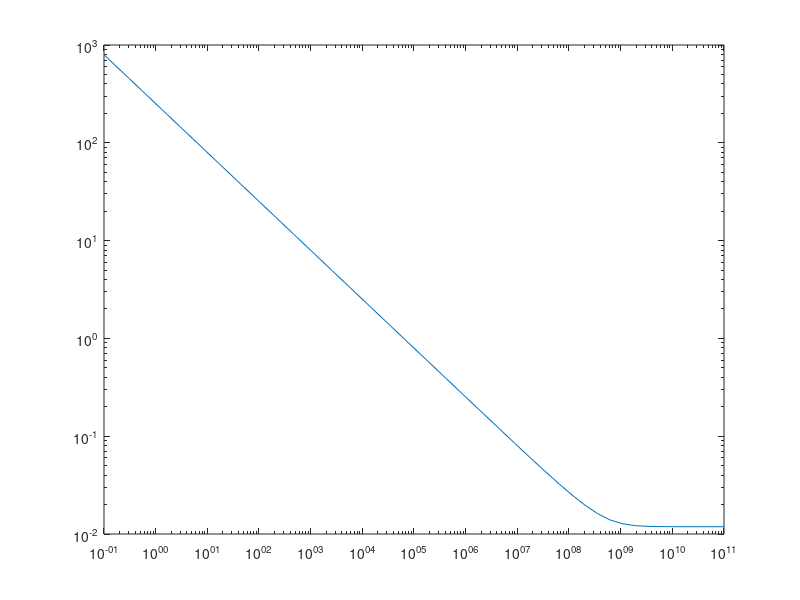

Write MATLAB code to recreate this figure.
f = 4e4;
w = 2*pi*f;
sigma = 4;
mu_0 = 4*pi*1e-7;
e_0 = 8.85e-12;
e_r = 80;
e_d = e_r*e_0;
c_0 = 3e8;

alpha = -w*sqrt(mu_0*e_d)*power(1+(sigma/(w*e_d))^22, 1/4)*sin(0.5*atan(-sigma/(w*e_d)));
beta = w*sqrt(mu_0*e_d)*power(1+(sigma/(w*e_d))^2, 1/4)*cos(0.5*atan(-sigma/(w*e_d)));
lbda = 2*pi/beta;

k_c = beta - 1j*beta;

z_10db = log(10)/alpha;
disp(z_10db)

f = logspace(-1, 11);
w = 2*pi*f;
k_c = w.*sqrt(mu_0*e_d).*power(1-1j*sigma./(w*e_d), 1/2);
delta = -1./imag(k_c);
loglog(f, delta)
